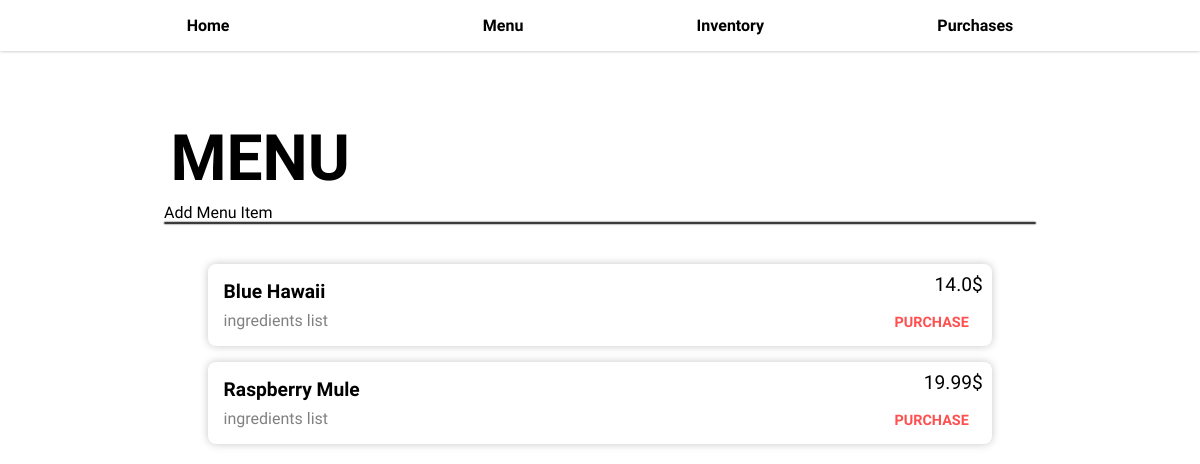
/menu/, run on an earlier commit of the app's database.
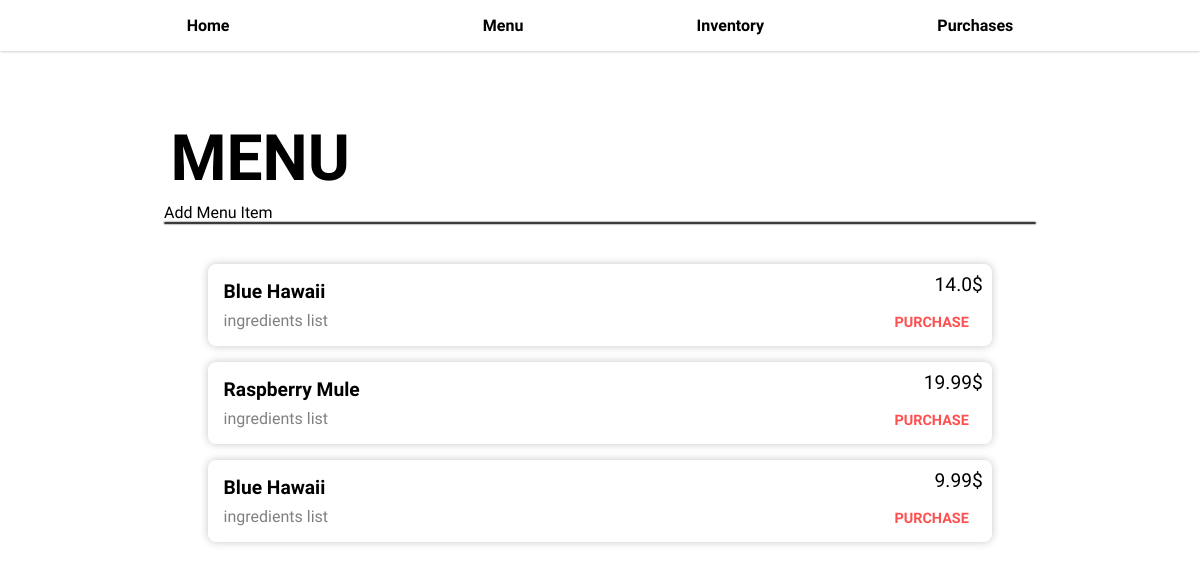
And on a later commit of the database.
### base/models.py (models this page shows, shortened)
class MenuItem(models.Model):
	id = models.IntegerField(primary_key=True)
	name = models.CharField(max_length=100)
	price = models.FloatField(default=0.0)
	food_type = models.CharField(max_length=50, default="cocktail")

### base/views.py (the view)
# urls.py: path("menu/", views.menu, name="menu"),
def menu(request):
	menu_items = MenuItem.objects.all()
	context = {}
	context["menu_items"] = []
	for item in menu_items:
		ingredient_list_string = get_menu_item_ingredient_list(item)
		context["menu_items"].append({
			"id": item.id,
			"name": item.name,
			"price": item.price,
			"ingredient_list": ingredient_list_string,
		})
	return render(request, "menu/menu.html", context)

### base/helper_functions.py (called while the page is built)
def get_menu_item_ingredient_list(item):
	item_requirements = MenuItemRequirement.objects.filter(menu_item_id=item)
	ingredient_list_string = ""
	if len(item_requirements) != 0:
		for req in item_requirements:
			if not req.ingredient_id:
				break
			ingredient = req.ingredient_id.name
			ingredient_list_string += ingredient + ', '
	ingredient_list_string = ingredient_list_string[:-2]
	return ingredient_list_string

### templates/menu/menu.html
{% extends "base.html" %}
{% load static %}
{% block head %}
<link rel="stylesheet" href="{% static 'styles/menu/menu.css' %}" />
{% endblock %}
{% block content %}
<section class="menu-section">
  <h1 class="section-title">MENU</h1>
	<a href="{% url 'newmenuitem' %}" class="new-menu-item-btn">Add Menu Item</a>
	<hr />
	<div class="menu-item-list">
		{% for menu_item in menu_items %}
			<div class="menu-item">
				<div class="menu-item-name">{{ menu_item.name }}</div>
				<div class="menu-item-ingredient-list">ingredients list</div>
				<div class="menu-item-price">{{ menu_item.price }}$</div>
				<a class="btn btn-transparent-red menu-item-purchase-btn" href="{% url 'newpurchase' menu_item.id %}">PURCHASE</a>
			</div>
		{% endfor %}
	</div>
</section>
{% endblock %}

What changed in the data, as far as the page shows it:
added MenuItem: name "Blue Hawaii", price "9.99"
Also different on the page:
new list line: "ingredients list $ PURCHASE"
